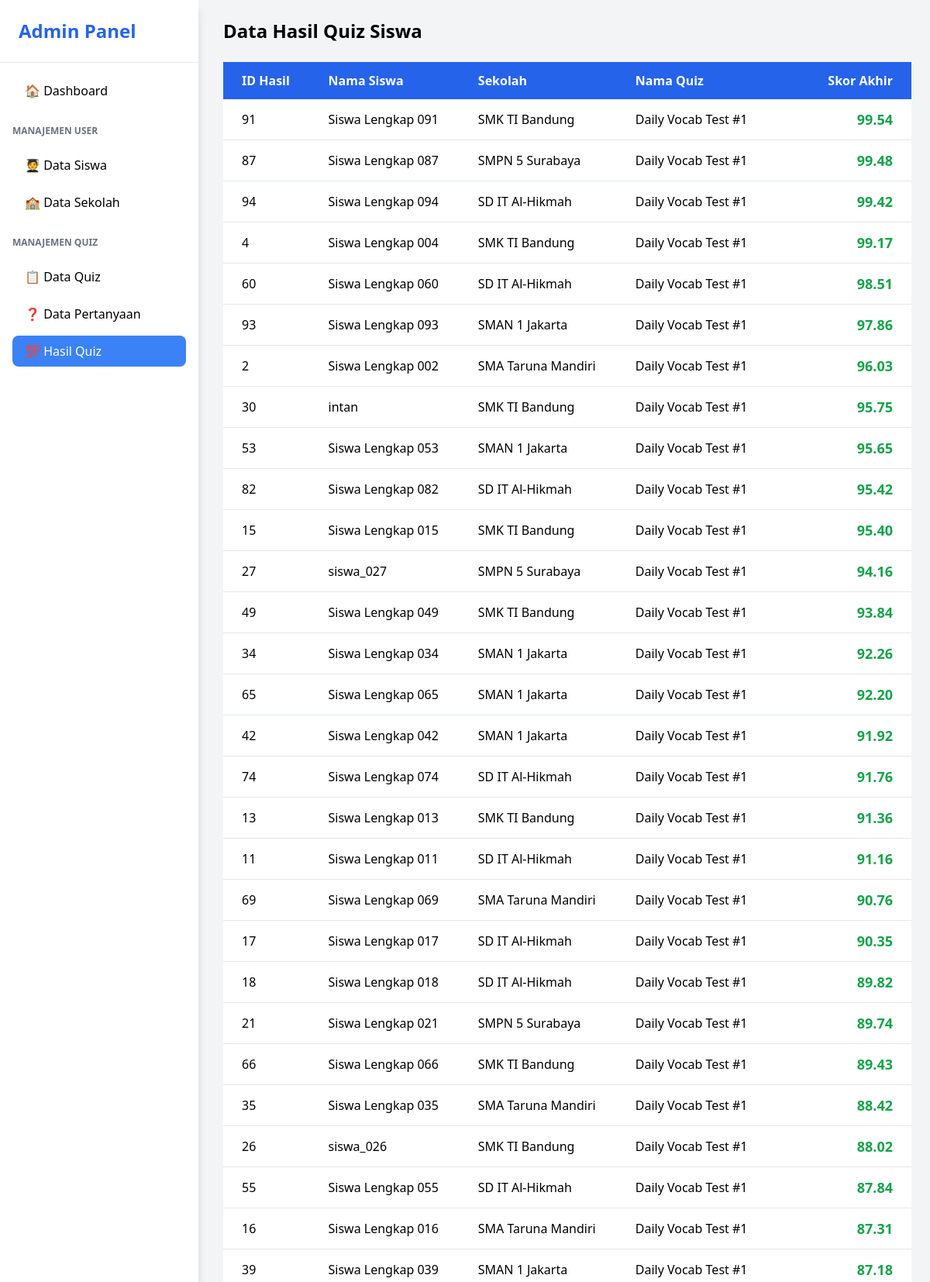
The app's page /?action=hasilQuizAdmin (signed in, upper part) with its own data.
### tables this page shows
CREATE TABLE `hasil_quiz` (
  `id_hasil` int NOT NULL AUTO_INCREMENT,
  `siswa_id` int DEFAULT NULL,
  `quiz_id` int DEFAULT NULL,
  `skor_akhir` decimal(5,2) DEFAULT NULL,
  PRIMARY KEY (`id_hasil`),
  UNIQUE KEY `siswa_id` (`siswa_id`,`quiz_id`),
  KEY `quiz_id` (`quiz_id`),
  CONSTRAINT `hasil_quiz_ibfk_1` FOREIGN KEY (`siswa_id`) REFERENCES `siswa` (`id_siswa`),
  CONSTRAINT `hasil_quiz_ibfk_2` FOREIGN KEY (`quiz_id`) REFERENCES `quiz` (`id_quiz`)
);

CREATE TABLE `siswa` (
  `id_siswa` int NOT NULL AUTO_INCREMENT,
  `username` varchar(50) NOT NULL,
  `nama` varchar(150) NOT NULL,
  `password` varchar(255) NOT NULL,
  `sekolah_id` int DEFAULT NULL,
  `avatar` varchar(100) DEFAULT NULL,
  PRIMARY KEY (`id_siswa`),
  UNIQUE KEY `username` (`username`),
  KEY `sekolah_id` (`sekolah_id`),
  CONSTRAINT `siswa_ibfk_1` FOREIGN KEY (`sekolah_id`) REFERENCES `sekolah` (`id_sekolah`)
);

CREATE TABLE `sekolah` (
  `id_sekolah` int NOT NULL AUTO_INCREMENT,
  `nama_sekolah` varchar(100) NOT NULL,
  PRIMARY KEY (`id_sekolah`)
);

CREATE TABLE `quiz` (
  `id_quiz` int NOT NULL AUTO_INCREMENT,
  `nama_quiz` varchar(100) NOT NULL,
  `durasi` time DEFAULT NULL,
  `waktu_pelaksanaan` datetime DEFAULT NULL,
  `waktu_berakhir` datetime DEFAULT NULL,
  `admin_id` int DEFAULT NULL,
  PRIMARY KEY (`id_quiz`),
  KEY `admin_id` (`admin_id`),
  CONSTRAINT `quiz_ibfk_1` FOREIGN KEY (`admin_id`) REFERENCES `admin` (`id_admin`)
);

### controller/admin/hasilQuizController.php (called while the page is built)
<?php
include "config/koneksi.php";
include "model/admin/hasilQuizModel.php";
function index(){
    $data = getAllHasilQuiz();
    include "view/admin/hasilQuiz.php";
}

### index.php (called while the page is built, shortened)
<?php
$method = $_GET['method'] ?? 'index';
$method();

### model/admin/hasilQuizModel.php (called while the page is built)
<?php
function getAllHasilQuiz() {
    global $conn;
    $query = mysqli_query($conn, "SELECT
        hq.id_hasil, s.nama as nama_siswa, sh.nama_sekolah, q.nama_quiz, hq.skor_akhir
        FROM hasil_quiz AS hq
        JOIN siswa AS s ON hq.siswa_id = s.id_siswa
        JOIN quiz AS q ON hq.quiz_id = q.id_quiz
        JOIN sekolah AS sh ON s.sekolah_id = sh.id_sekolah
        ORDER BY hq.skor_akhir DESC");
    return mysqli_fetch_all($query, MYSQLI_ASSOC);
}

### view/admin/hasilQuiz.php (the view, shortened to what this page needs)
<!DOCTYPE html>
<html lang="id">
<head>
    <script src="https://cdn.tailwindcss.com"></script>
</head>
<body class="bg-gray-100">
<div class="min-h-screen flex">
    <div class="w-64 bg-white shadow-lg fixed top-0 left-0 h-full">
        <?php include 'component/sidebar.php'; ?>
    </div>
    <main class="flex-1 pl-72 p-6">
        <div class="flex justify-between items-center mb-6">
            <h1 class="text-2xl font-bold">Data Hasil Quiz Siswa</h1>
        </div>
        <div class="overflow-x-auto">
            <table class="min-w-full bg-white rounded-xl shadow-md">
                <thead class="bg-blue-600 text-white">
                    <tr>
                        <th class="py-3 px-6 text-left">ID Hasil</th>
                        <th class="py-3 px-6 text-left">Nama Siswa</th>
                        <th class="py-3 px-6 text-left">Sekolah</th>
                        <th class="py-3 px-6 text-left">Nama Quiz</th>
                        <th class="py-3 px-6 text-right">Skor Akhir</th>
                    </tr>
                </thead>
                <tbody class="divide-y divide-gray-200">
                    <?php foreach ($data as $row): ?>
                    <tr class="hover:bg-gray-100">
                        <td class="py-3 px-6"><?= $row['id_hasil']; ?></td>
                        <td class="py-3 px-6"><?= $row['nama_siswa']; ?></td>
                        <td class="py-3 px-6"><?= $row['nama_sekolah']; ?></td>
                        <td class="py-3 px-6"><?= $row['nama_quiz']; ?></td>
                        <td class="py-3 px-6 text-right font-bold">
                            <span class="text-lg <?= $row['skor_akhir'] >= 70.00 ? 'text-green-600' : 'text-red-600' ?>">
                                <?= $row['skor_akhir']; ?>
                            </span>
                        </td>
                    </tr>
                    <?php endforeach; ?>
                </tbody>
            </table>
        </div>
    </main>
</div>
</body>
</html>

### records on screen
hasil_quiz: id_hasil "91", siswa.nama "Siswa Lengkap 091", sekolah.nama_sekolah "SMK TI Bandung", quiz.nama_quiz "Daily Vocab Test #1", skor_akhir "99.54"
hasil_quiz: id_hasil "87", siswa.nama "Siswa Lengkap 087", sekolah.nama_sekolah "SMPN 5 Surabaya", quiz.nama_quiz "Daily Vocab Test #1", skor_akhir "99.48"
hasil_quiz: id_hasil "94", siswa.nama "Siswa Lengkap 094", sekolah.nama_sekolah "SD IT Al-Hikmah", quiz.nama_quiz "Daily Vocab Test #1", skor_akhir "99.42"
hasil_quiz: id_hasil "4", siswa.nama "Siswa Lengkap 004", sekolah.nama_sekolah "SMK TI Bandung", quiz.nama_quiz "Daily Vocab Test #1", skor_akhir "99.17"
hasil_quiz: id_hasil "60", siswa.nama "Siswa Lengkap 060", sekolah.nama_sekolah "SD IT Al-Hikmah", quiz.nama_quiz "Daily Vocab Test #1", skor_akhir "98.51"
hasil_quiz: id_hasil "93", siswa.nama "Siswa Lengkap 093", sekolah.nama_sekolah "SMAN 1 Jakarta", quiz.nama_quiz "Daily Vocab Test #1", skor_akhir "97.86"
hasil_quiz: id_hasil "2", siswa.nama "Siswa Lengkap 002", sekolah.nama_sekolah "SMA Taruna Mandiri", quiz.nama_quiz "Daily Vocab Test #1", skor_akhir "96.03"
hasil_quiz: id_hasil "30", siswa.nama "intan", sekolah.nama_sekolah "SMK TI Bandung", quiz.nama_quiz "Daily Vocab Test #1", skor_akhir "95.75"
hasil_quiz: id_hasil "53", siswa.nama "Siswa Lengkap 053", sekolah.nama_sekolah "SMAN 1 Jakarta", quiz.nama_quiz "Daily Vocab Test #1", skor_akhir "95.65"
hasil_quiz: id_hasil "82", siswa.nama "Siswa Lengkap 082", sekolah.nama_sekolah "SD IT Al-Hikmah", quiz.nama_quiz "Daily Vocab Test #1", skor_akhir "95.42"
hasil_quiz: id_hasil "15", siswa.nama "Siswa Lengkap 015", sekolah.nama_sekolah "SMK TI Bandung", quiz.nama_quiz "Daily Vocab Test #1", skor_akhir "95.40"
hasil_quiz: id_hasil "27", siswa.nama "siswa_027", sekolah.nama_sekolah "SMPN 5 Surabaya", quiz.nama_quiz "Daily Vocab Test #1", skor_akhir "94.16"
hasil_quiz: id_hasil "49", siswa.nama "Siswa Lengkap 049", sekolah.nama_sekolah "SMK TI Bandung", quiz.nama_quiz "Daily Vocab Test #1", skor_akhir "93.84"
hasil_quiz: id_hasil "34", siswa.nama "Siswa Lengkap 034", sekolah.nama_sekolah "SMAN 1 Jakarta", quiz.nama_quiz "Daily Vocab Test #1", skor_akhir "92.26"
hasil_quiz: id_hasil "65", siswa.nama "Siswa Lengkap 065", sekolah.nama_sekolah "SMAN 1 Jakarta", quiz.nama_quiz "Daily Vocab Test #1", skor_akhir "92.20"
hasil_quiz: id_hasil "42", siswa.nama "Siswa Lengkap 042", sekolah.nama_sekolah "SMAN 1 Jakarta", quiz.nama_quiz "Daily Vocab Test #1", skor_akhir "91.92"
hasil_quiz: id_hasil "74", siswa.nama "Siswa Lengkap 074", sekolah.nama_sekolah "SD IT Al-Hikmah", quiz.nama_quiz "Daily Vocab Test #1", skor_akhir "91.76"
hasil_quiz: id_hasil "13", siswa.nama "Siswa Lengkap 013", sekolah.nama_sekolah "SMK TI Bandung", quiz.nama_quiz "Daily Vocab Test #1", skor_akhir "91.36"
hasil_quiz: id_hasil "11", siswa.nama "Siswa Lengkap 011", sekolah.nama_sekolah "SD IT Al-Hikmah", quiz.nama_quiz "Daily Vocab Test #1", skor_akhir "91.16"
hasil_quiz: id_hasil "69", siswa.nama "Siswa Lengkap 069", sekolah.nama_sekolah "SMA Taruna Mandiri", quiz.nama_quiz "Daily Vocab Test #1", skor_akhir "90.76"
hasil_quiz: id_hasil "17", siswa.nama "Siswa Lengkap 017", sekolah.nama_sekolah "SD IT Al-Hikmah", quiz.nama_quiz "Daily Vocab Test #1", skor_akhir "90.35"
hasil_quiz: id_hasil "18", siswa.nama "Siswa Lengkap 018", sekolah.nama_sekolah "SD IT Al-Hikmah", quiz.nama_quiz "Daily Vocab Test #1", skor_akhir "89.82"
hasil_quiz: id_hasil "21", siswa.nama "Siswa Lengkap 021", sekolah.nama_sekolah "SMPN 5 Surabaya", quiz.nama_quiz "Daily Vocab Test #1", skor_akhir "89.74"
hasil_quiz: id_hasil "66", siswa.nama "Siswa Lengkap 066", sekolah.nama_sekolah "SMK TI Bandung", quiz.nama_quiz "Daily Vocab Test #1", skor_akhir "89.43"
hasil_quiz: id_hasil "35", siswa.nama "Siswa Lengkap 035", sekolah.nama_sekolah "SMA Taruna Mandiri", quiz.nama_quiz "Daily Vocab Test #1", skor_akhir "88.42"
hasil_quiz: id_hasil "26", siswa.nama "siswa_026", sekolah.nama_sekolah "SMK TI Bandung", quiz.nama_quiz "Daily Vocab Test #1", skor_akhir "88.02"
hasil_quiz: id_hasil "55", siswa.nama "Siswa Lengkap 055", sekolah.nama_sekolah "SD IT Al-Hikmah", quiz.nama_quiz "Daily Vocab Test #1", skor_akhir "87.84"
hasil_quiz: id_hasil "16", siswa.nama "Siswa Lengkap 016", sekolah.nama_sekolah "SMA Taruna Mandiri", quiz.nama_quiz "Daily Vocab Test #1", skor_akhir "87.31"
hasil_quiz: id_hasil "39", siswa.nama "Siswa Lengkap 039", sekolah.nama_sekolah "SMAN 1 Jakarta", quiz.nama_quiz "Daily Vocab Test #1", skor_akhir "87.18"
